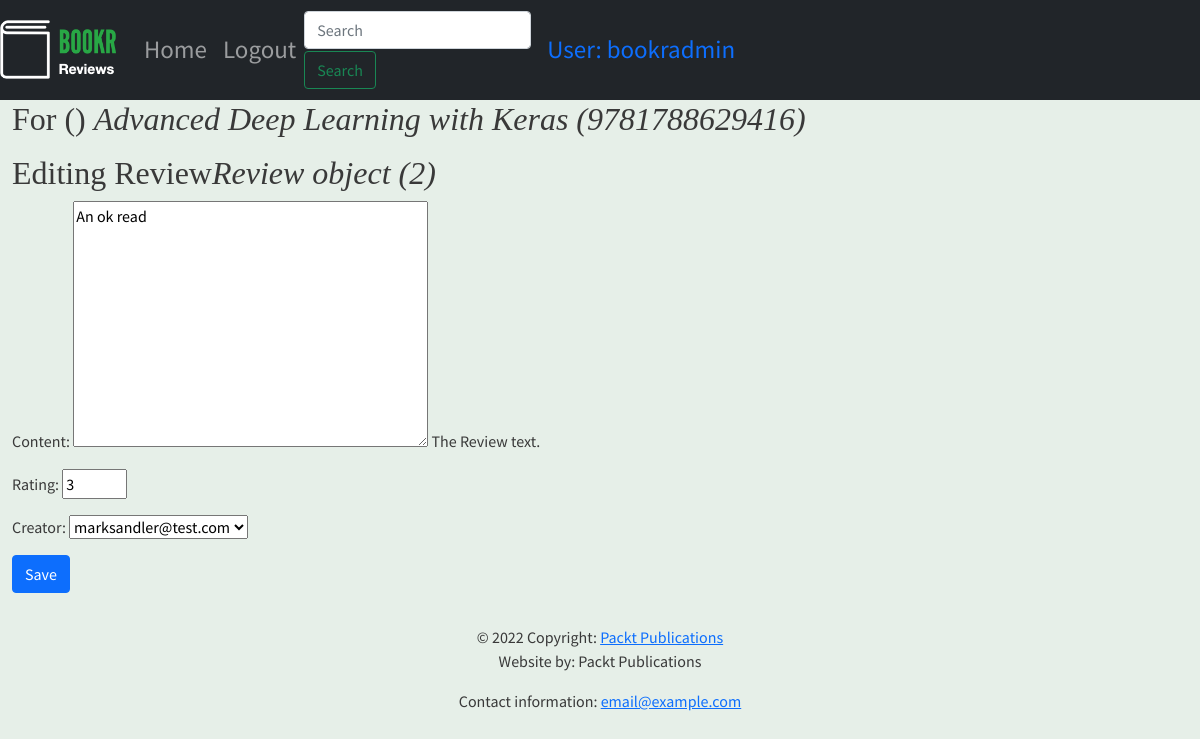
The app's page /books/1/reviews/2 (signed in) with its own data.
### reviews/models.py (models this page shows)
class Book(models.Model):
    title = models.CharField(max_length=70,help_text="The title of the book.")
    publication_date = models.DateField(verbose_name="Date the book was published.")
    isbn = models.CharField(max_length=20, verbose_name="ISBN number of the book.")
    publisher = models.ForeignKey(Publisher, on_delete=models.CASCADE)
    contributors = models.ManyToManyField('Contributor', through="BookContributor")
    cover = models.ImageField(null=True, blank=True, upload_to="book_covers/")
    sample = models.FileField(null=True, blank=True, upload_to="book_samples/")
    def __str__(self):
        return "{} ({})".format(self.title, self.isbn)

class Review(models.Model):
    content = models.TextField(help_text="The Review text.")
    rating = models.IntegerField(help_text="The rating the reviewer has given.")
    date_created = models.DateTimeField(auto_now_add=True,help_text="The date and time the review was created.")
    date_edited = models.DateTimeField(null=True, help_text="The date and time the review was last edited.")
    creator = models.ForeignKey(auth.get_user_model(), on_delete=models.CASCADE)
    book = models.ForeignKey(Book, on_delete=models.CASCADE, help_text="The Book that this review is for.")

### reviews/views.py (the view)
# urls.py: path('books/<int:book_pk>/reviews/<int:review_pk>', views.review_edit, name='review_edit'),
@login_required
def review_edit(request, book_pk, review_pk=None):
    book = get_object_or_404(Book, pk=book_pk)
    if review_pk is not None:
        review = get_object_or_404(Review, book_id=book_pk, pk=review_pk)
        user = request.user
        if not user.is_staff and review.creator.id != user.id:
            raise PermissionDenied
    else:
        review = None
    if request.method == "POST":
        form = ReviewForm(request.POST, instance=review)
        if form.is_valid():
            updated_review = form.save(False)
            updated_review.book = book
            if review is None:
                messages.success(request,"Review for \"{}\" was created".format(book))
            else:
                updated_review.date_edited = now()
                updated_review.save()
                messages.success(request, "Review for \"{}\" was updated".format(book))
            return redirect("book_detail", book_pk)
    else:
        form = ReviewForm(instance=review)
    return render(request, "reviews/instance-form.html", {"instance": review, "model_type": "Review", "form": form,
                                                          "related_model_type": Book, "related_instance": book})

### reviews/forms.py
class ReviewForm(forms.ModelForm):
    class Meta:
        model = Review
        exclude = ("date_edited", "book")
    rating = forms.IntegerField(min_value=0, max_value=5)

### reviews/templates/reviews/instance-form.html (shortened to what this page needs)
{% extends "reviews/base.html" %}
{% block content %}
<h2>
    {% if related_model_type and related_instance %}
    <p>For {{ related_model_type }} <em>{{ related_instance }}</em></p>
    {% endif %}
    {% if instance %}
    Editing {{ model_type }}<em>{{ instance }}</em>
    {% else %}
    New {{ model_type }}
    {% endif %}
</h2>
<form method="post" {% if is_file_upload %} enctype="multipart/form-data"{% endif %}>
    {{ form.as_p }}
    <p>
        <button class="btn btn-primary" type="submit" value="Save">
        {% if instance %}Save {% else %} Create {% endif %}
        </button>
    </p>
</form>
{% endblock %}

### templates/base.html (shortened to what this page needs)
<!DOCTYPE html>
{% load static %}
<html lang="en">
<head>
    <link href="https://cdn.jsdelivr.net/npm/bootstrap@5.1.3/dist/css/bootstrap.min.css" rel="stylesheet">
    <link rel="stylesheet" href="https://cdnjs.cloudflare.com/ajax/libs/font-awesome/4.7.0/css/font-awesome.min.css">
    <link rel="stylesheet" href="{% static 'main.css' %}">
</head>
<body>
    <nav class="navbar navbar-expand-sm navbar-dark bg-dark sticky-top">
        <a class="navbar-brand" href="/"> {% block brand %}<img src="{% static 'logo.png' %}">{% endblock %}</a>
        <div class="collapse navbar-collapse" id="navbarSupportContent">
            <ul class="navbar-nav mr-auto">
                <li class="nav-item active">
                    <a class="nav-link" href="/books/">Home <span class="sr-only">(current)</span></a>
                </li>
                {% if user.is_authenticated %}
                <li class="nav-item">
                    <a class="nav-link" href="/accounts/logout">Logout</a>
                </li>
                {% else %}
                <li class="nav-item">
                    <a class="nav-link" href="/accounts/login">Login</a>
                </li>
                {% endif %}
            </ul>
            <form action="{% url 'book_search' %}" class="form-inline my-2 my-lg-0">
                <input class="form-control mr-sm-2" type="search" placeholder="Search" aria-label="Search" name="search" value="{{ search_text }}" minlength="3">
                <button class="btn btn-outline-success my-2 my-sm-0" type="submit">Search</button>
            </form>
            {% if user.is_authenticated %}
            <a class="nav-link" href="/accounts/profile">User: {{ user.username }}</a>
            {% endif %}
        </div>
    </nav>
    <div class="container-fluid">
        {% block content %}{% endblock %} </div>
<footer class="page-footer font-small blue">
    <div class="footer-copyright text-center py-3">© 2022 Copyright:
        <a href="https://packtpub.com">Packt Publications</a>
        <p>Website by: Packt Publications</p>
        <p>Contact information: <a href="mailto:email@example.com">email@example.com</a></p>
    </div>
</footer>
</body>
</html>

### static/main.css (style rules this page uses)
.navbar { min-height: 100px; font-size: 25px; }
.navbar-brand { font-size: 25px; }
body { font-family: "Source Sans Pro", sans-serif; background-color: #e6efe8; color: #393939 }
h1,h2,h3,h4,h5,h6 { font-family: 'Libre Baskerville', serif; }

### records on screen
Book: title+isbn "Advanced Deep Learning with Keras (9781788629416)"
Review: id "Review object (2)", content "An ok read", rating "3", creator "marksandler@test.com"

### other values on screen
{{ user.username }} "bookradmin"
{{ related_model_type }} "()"
{{ model_type }} "Review"
